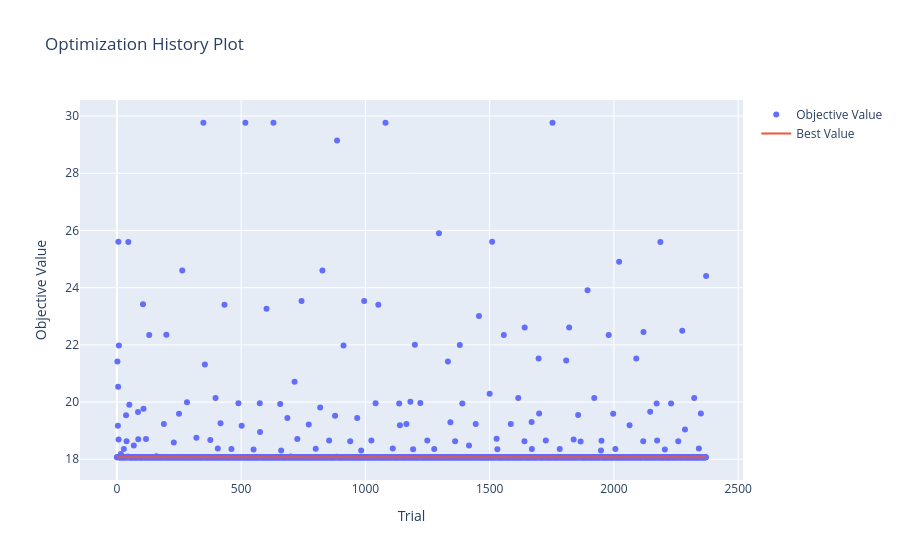
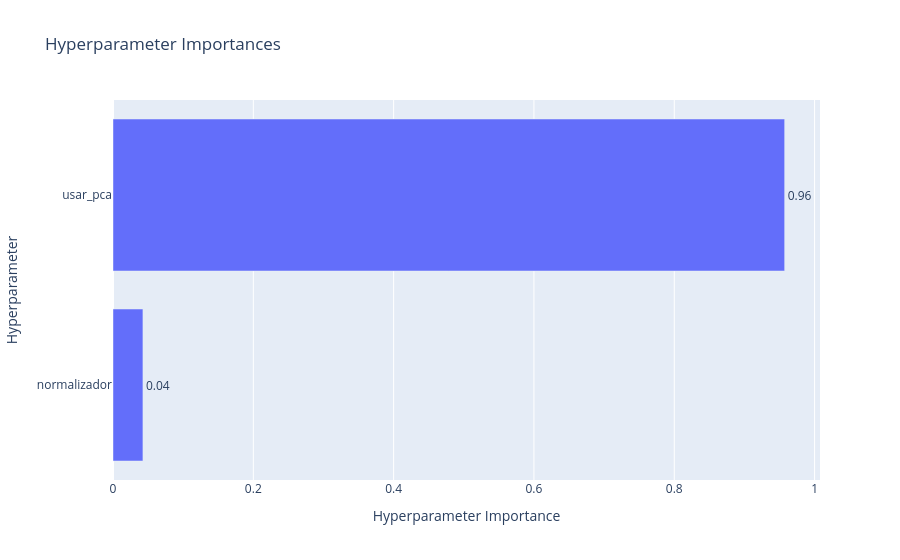

Source (notebook cell) for these figures, in order:
### Code cell
nome_estudo_linear = "regressao_linear"

estudo_linear = cria_estudo(nome_estudo_linear)

if len(estudo_linear.trials) == 0:
    estudo_linear.enqueue_trial({"normalizador": "nenhum", "usar_pca": False})
    estudo_linear.enqueue_trial({"normalizador": "padrao", "usar_pca": False})
    estudo_linear.enqueue_trial({"normalizador": "padrao", "usar_pca": True, "num_componentes": 20})

otimiza(estudo_linear, cria_modelo_linear)
mostra_resultados(estudo_linear)

### Figure 1 — Plotly figure (JSON) as saved in the notebook; plotly's stock layout.template omitted (floating-point values rounded to 4 significant figures; data arrays with more than 128 entries replaced by an {"elided": "..."} marker saying what was removed)
{"data": [{"mode": "markers", "name": "Objective Value", "type": "scatter", "x": {"elided": "2372 int values"}, "y": {"elided": "2372 float values"}}, {"mode": "lines", "name": "Best Value", "type": "scatter", "x": {"elided": "2372 int values"}, "y": {"elided": "2372 float values"}}, {"marker": {"color": "#cccccc"}, "mode": "markers", "name": "Infeasible Trial", "showlegend": false, "type": "scatter", "x": [], "y": []}], "layout": {"title": {"text": "Optimization History Plot"}, "xaxis": {"title": {"text": "Trial"}}, "yaxis": {"title": {"text": "Objective Value"}}}}

### Figure 2 — Plotly figure (JSON) as saved in the notebook; plotly's stock layout.template omitted (floating-point values rounded to 4 significant figures)
{"data": [{"cliponaxis": false, "hovertemplate": ["normalizador (CategoricalDistribution): 0.042660041885868125<extra></extra>", "usar_pca (CategoricalDistribution): 0.957339958114132<extra></extra>"], "name": "Objective Value", "orientation": "h", "text": ["0.04", "0.96"], "textposition": "outside", "type": "bar", "x": [0.04266, 0.9573], "y": ["normalizador", "usar_pca"]}], "layout": {"title": {"text": "Hyperparameter Importances"}, "xaxis": {"title": {"text": "Hyperparameter Importance"}}, "yaxis": {"title": {"text": "Hyperparameter"}}}}
